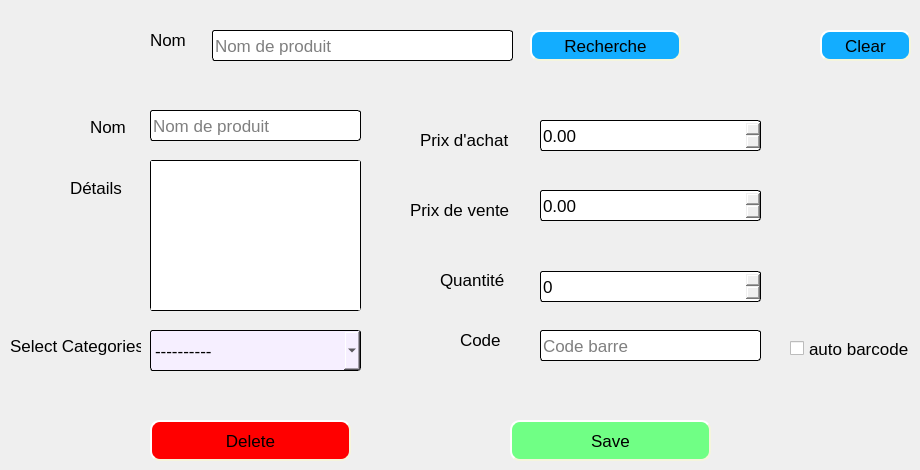
      <widget class="QWidget" name="tab_10">
       <attribute name="title">
        <string>Modifier Produit</string>
       </attribute>
       <widget class="QLabel" name="label_9">
        <property name="geometry">
         <rect>
          <x>70</x>
          <y>180</y>
          <width>61</width>
          <height>16</height>
         </rect>
        </property>
        <property name="font">
         <font>
          <pointsize>13</pointsize>
         </font>
        </property>
        <property name="text">
         <string>Détails</string>
        </property>
       </widget>
       <widget class="QLabel" name="label_10">
        <property name="geometry">
         <rect>
          <x>440</x>
          <y>270</y>
          <width>71</width>
          <height>20</height>
         </rect>
        </property>
        <property name="font">
         <font>
          <pointsize>13</pointsize>
         </font>
        </property>
        <property name="text">
         <string>Quantité</string>
        </property>
       </widget>
       <widget class="QLabel" name="label_11">
        <property name="geometry">
         <rect>
          <x>90</x>
          <y>120</y>
          <width>47</width>
          <height>13</height>
         </rect>
        </property>
        <property name="font">
         <font>
          <pointsize>13</pointsize>
         </font>
        </property>
        <property name="text">
         <string>Nom</string>
        </property>
       </widget>
       <widget class="QPushButton" name="pushButton_10">
        <property name="geometry">
         <rect>
          <x>150</x>
          <y>420</y>
          <width>201</width>
          <height>41</height>
         </rect>
        </property>
        <property name="font">
         <font>
          <pointsize>13</pointsize>
         </font>
        </property>
        <property name="styleSheet">
         <string notr="true">QPushButton{
background-color: rgb(255, 0, 0);
border-style: outset;
border-width: 2px;
border-radius: 10px;
border-color: beige;
min-width: 1em;
padding: 6px;
}
QPushButton:hover:!pressed
{
background-color: rgb(255, 70, 70);
}</string>
        </property>
        <property name="text">
         <string>Delete</string>
        </property>
        <property name="icon">
         <iconset resource="iconne.qrc">
          <normaloff>:/icone/delete.png</normaloff>:/icone/delete.png</iconset>
        </property>
        <property name="iconSize">
         <size>
          <width>22</width>
          <height>22</height>
         </size>
        </property>
        <property name="default">
         <bool>true</bool>
        </property>
       </widget>
       <widget class="QLineEdit" name="lineEdit_10">
        <property name="geometry">
         <rect>
          <x>212</x>
          <y>30</y>
          <width>301</width>
          <height>31</height>
         </rect>
        </property>
        <property name="font">
         <font>
          <pointsize>13</pointsize>
         </font>
        </property>
        <property name="styleSheet">
         <string notr="true">border-style: outset;
border-width: 1px;
border-radius: 3px;</string>
        </property>
        <property name="text">
         <string/>
        </property>
        <property name="placeholderText">
         <string>Nom de produit</string>
        </property>
       </widget>
       <widget class="QLineEdit" name="lineEdit_11">
        <property name="geometry">
         <rect>
          <x>150</x>
          <y>110</y>
          <width>211</width>
          <height>31</height>
         </rect>
        </property>
        <property name="font">
         <font>
          <pointsize>13</pointsize>
         </font>
        </property>
        <property name="styleSheet">
         <string notr="true">border-style: outset;
border-width: 1px;
border-radius: 3px;</string>
        </property>
        <property name="placeholderText">
         <string>Nom de produit</string>
        </property>
       </widget>
       <widget class="QLabel" name="label_12">
        <property name="geometry">
         <rect>
          <x>420</x>
          <y>130</y>
          <width>91</width>
          <height>20</height>
         </rect>
        </property>
        <property name="font">
         <font>
          <pointsize>13</pointsize>
         </font>
        </property>
        <property name="text">
         <string>Prix d'achat</string>
        </property>
       </widget>
       <widget class="QLabel" name="label_13">
        <property name="geometry">
         <rect>
          <x>150</x>
          <y>30</y>
          <width>61</width>
          <height>20</height>
         </rect>
        </property>
        <property name="font">
         <font>
          <pointsize>13</pointsize>
         </font>
        </property>
        <property name="text">
         <string>Nom</string>
        </property>
       </widget>
       <widget class="QPushButton" name="pushButton_11">
        <property name="geometry">
         <rect>
          <x>510</x>
          <y>420</y>
          <width>201</width>
          <height>41</height>
         </rect>
        </property>
        <property name="font">
         <font>
          <pointsize>13</pointsize>
         </font>
        </property>
        <property name="styleSheet">
         <string notr="true">QPushButton{
background-color: rgb(112, 255, 133);
border-style: outset;
border-width: 2px;
border-radius: 10px;
border-color: beige;
min-width: 10em;
padding: 6px;

}
QPushButton:hover:!pressed
{

	
	background-color: rgb(55, 217, 109);
}</string>
        </property>
        <property name="text">
         <string>Save</string>
        </property>
        <property name="icon">
         <iconset resource="iconne.qrc">
          <normaloff>:/icone/save.png</normaloff>:/icone/save.png</iconset>
        </property>
        <property name="iconSize">
         <size>
          <width>22</width>
          <height>22</height>
         </size>
        </property>
        <property name="default">
         <bool>true</bool>
        </property>
       </widget>
       <widget class="QLabel" name="label_25">
        <property name="geometry">
         <rect>
          <x>410</x>
          <y>200</y>
          <width>101</width>
          <height>20</height>
         </rect>
        </property>
        <property name="font">
         <font>
          <pointsize>13</pointsize>
         </font>
        </property>
        <property name="text">
         <string>Prix de vente</string>
        </property>
       </widget>
       <widget class="QPlainTextEdit" name="plainTextEdit_2">
        <property name="geometry">
         <rect>
          <x>150</x>
          <y>160</y>
          <width>211</width>
          <height>151</height>
         </rect>
        </property>
        <property name="font">
         <font>
          <pointsize>13</pointsize>
         </font>
        </property>
        <property name="styleSheet">
         <string notr="true">border-style: outset;
border-width: 1px;
border-radius: 3px;</string>
        </property>
       </widget>
       <widget class="QDoubleSpinBox" name="doubleSpinBox_3">
        <property name="geometry">
         <rect>
          <x>540</x>
          <y>120</y>
          <width>221</width>
          <height>31</height>
         </rect>
        </property>
        <property name="font">
         <font>
          <pointsize>13</pointsize>
         </font>
        </property>
        <property name="styleSheet">
         <string notr="true">border-style: outset;
border-width: 1px;
border-radius: 3px;</string>
        </property>
        <property name="maximum">
         <double>1000000000000000.000000000000000</double>
        </property>
       </widget>
       <widget class="QDoubleSpinBox" name="doubleSpinBox_4">
        <property name="geometry">
         <rect>
          <x>540</x>
          <y>190</y>
          <width>221</width>
          <height>31</height>
         </rect>
        </property>
        <property name="font">
         <font>
          <pointsize>13</pointsize>
         </font>
        </property>
        <property name="styleSheet">
         <string notr="true">border-style: outset;
border-width: 1px;
border-radius: 3px;</string>
        </property>
        <property name="maximum">
         <double>9999999999999.990234375000000</double>
        </property>
       </widget>
       <widget class="QSpinBox" name="spinBox_2">
        <property name="geometry">
         <rect>
          <x>540</x>
          <y>271</y>
          <width>221</width>
          <height>31</height>
         </rect>
        </property>
        <property name="font">
         <font>
          <pointsize>13</pointsize>
         </font>
        </property>
        <property name="styleSheet">
         <string notr="true">border-style: outset;
border-width: 1px;
border-radius: 3px;</string>
        </property>
        <property name="maximum">
         <number>999999999</number>
        </property>
       </widget>
       <widget class="QLineEdit" name="lineEdit_12">
        <property name="enabled">
         <bool>false</bool>
        </property>
        <property name="geometry">
         <rect>
          <x>540</x>
          <y>330</y>
          <width>221</width>
          <height>31</height>
         </rect>
        </property>
        <property name="font">
         <font>
          <pointsize>13</pointsize>
         </font>
        </property>
        <property name="styleSheet">
         <string notr="true">border-style: outset;
border-width: 1px;
border-radius: 3px;</string>
        </property>
        <property name="text">
         <string/>
        </property>
        <property name="placeholderText">
         <string>Code barre</string>
        </property>
        <property name="clearButtonEnabled">
         <bool>false</bool>
        </property>
       </widget>
       <widget class="QLabel" name="label_27">
        <property name="geometry">
         <rect>
          <x>460</x>
          <y>330</y>
          <width>41</width>
          <height>20</height>
         </rect>
        </property>
        <property name="font">
         <font>
          <pointsize>13</pointsize>
         </font>
        </property>
        <property name="text">
         <string>Code</string>
        </property>
       </widget>
       <widget class="QPushButton" name="pushButton_28">
        <property name="geometry">
         <rect>
          <x>820</x>
          <y>30</y>
          <width>91</width>
          <height>31</height>
         </rect>
        </property>
        <property name="font">
         <font>
          <pointsize>13</pointsize>
         </font>
        </property>
        <property name="styleSheet">
         <string notr="true">QPushButton{
background-color: rgb(19, 173, 255);
border-style: outset;
border-width: 2px;
border-radius: 10px;
border-color: beige;
padding: 6px;
}
QPushButton:hover:!pressed
{

	background-color: rgb(85, 255, 255);
}</string>
        </property>
        <property name="text">
         <string>Clear</string>
        </property>
       </widget>
       <widget class="QPushButton" name="pushButton_12">
        <property name="geometry">
         <rect>
          <x>530</x>
          <y>30</y>
          <width>151</width>
          <height>31</height>
         </rect>
        </property>
        <property name="font">
         <font>
          <pointsize>13</pointsize>
         </font>
        </property>
        <property name="styleSheet">
         <string notr="true">QPushButton{
background-color: rgb(19, 173, 255);
border-style: outset;
border-width: 2px;
border-radius: 10px;
border-color: beige;
padding: 6px;
}
QPushButton:hover:!pressed
{

	background-color: rgb(85, 255, 255);
}</string>
        </property>
        <property name="text">
         <string>Recherche</string>
        </property>
        <property name="icon">
         <iconset resource="iconne.qrc">
          <normaloff>:/icone/searche.png</normaloff>:/icone/searche.png</iconset>
        </property>
       </widget>
       <widget class="QComboBox" name="comboBox_15">
        <property name="geometry">
         <rect>
          <x>150</x>
          <y>330</y>
          <width>211</width>
          <height>41</height>
         </rect>
        </property>
        <property name="font">
         <font>
          <pointsize>13</pointsize>
         </font>
        </property>
        <property name="styleSheet">
         <string notr="true">background-color: rgb(246, 239, 255);
border-style: outset;
border-width: 1px;
border-radius: 3px;</string>
        </property>
        <item>
         <property name="text">
          <string>----------</string>
         </property>
        </item>
       </widget>
       <widget class="QLabel" name="label_91">
        <property name="geometry">
         <rect>
          <x>10</x>
          <y>330</y>
          <width>131</width>
          <height>31</height>
         </rect>
        </property>
        <property name="font">
         <font>
          <pointsize>13</pointsize>
         </font>
        </property>
        <property name="text">
         <string>Select Categories</string>
        </property>
       </widget>
       <widget class="QCheckBox" name="checkBox_7">
        <property name="geometry">
         <rect>
          <x>790</x>
          <y>340</y>
          <width>121</width>
          <height>17</height>
         </rect>
        </property>
        <property name="font">
         <font>
          <pointsize>13</pointsize>
         </font>
        </property>
        <property name="text">
         <string>auto barcode</string>
        </property>
       </widget>
      </widget>
